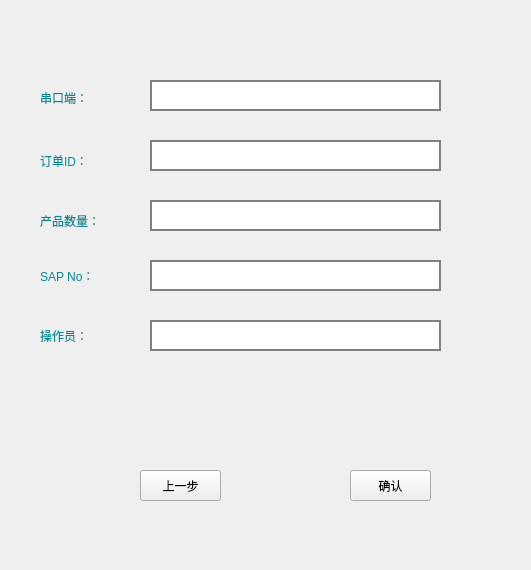
<?xml version="1.0" encoding="UTF-8"?>
<ui version="4.0">
 <class>Prodinfo</class>
 <widget class="QWidget" name="Prodinfo">
  <property name="geometry">
   <rect>
    <x>0</x>
    <y>0</y>
    <width>531</width>
    <height>570</height>
   </rect>
  </property>
  <property name="windowTitle">
   <string>Form</string>
  </property>
  <property name="styleSheet">
   <string notr="true">QWidget#Prodinfo{
background-image:url(C:/Users/Christian/Desktop/素材/logo);
background-repeat:no-repeat;
back
}</string>
  </property>
  <widget class="QLabel" name="label">
   <property name="geometry">
    <rect>
     <x>40</x>
     <y>140</y>
     <width>91</width>
     <height>41</height>
    </rect>
   </property>
   <property name="styleSheet">
    <string notr="true">color:rgb(0, 139, 149)</string>
   </property>
   <property name="text">
    <string>订单ID：</string>
   </property>
  </widget>
  <widget class="QLabel" name="label_2">
   <property name="geometry">
    <rect>
     <x>40</x>
     <y>200</y>
     <width>91</width>
     <height>41</height>
    </rect>
   </property>
   <property name="styleSheet">
    <string notr="true">color:rgb(0, 139, 149)</string>
   </property>
   <property name="text">
    <string>产品数量：</string>
   </property>
  </widget>
  <widget class="QLineEdit" name="ProductName">
   <property name="enabled">
    <bool>true</bool>
   </property>
   <property name="geometry">
    <rect>
     <x>150</x>
     <y>140</y>
     <width>291</width>
     <height>31</height>
    </rect>
   </property>
   <property name="styleSheet">
    <string notr="true">border: 2px solid grey</string>
   </property>
   <property name="readOnly">
    <bool>false</bool>
   </property>
  </widget>
  <widget class="QLineEdit" name="OPSsteps">
   <property name="enabled">
    <bool>true</bool>
   </property>
   <property name="geometry">
    <rect>
     <x>150</x>
     <y>200</y>
     <width>291</width>
     <height>31</height>
    </rect>
   </property>
   <property name="styleSheet">
    <string notr="true">border: 2px solid grey</string>
   </property>
   <property name="readOnly">
    <bool>false</bool>
   </property>
  </widget>
  <widget class="QPushButton" name="confirmBtn">
   <property name="geometry">
    <rect>
     <x>350</x>
     <y>470</y>
     <width>81</width>
     <height>31</height>
    </rect>
   </property>
   <property name="styleSheet">
    <string notr="true"/>
   </property>
   <property name="text">
    <string>确认</string>
   </property>
  </widget>
  <widget class="QLabel" name="label_3">
   <property name="geometry">
    <rect>
     <x>40</x>
     <y>260</y>
     <width>81</width>
     <height>31</height>
    </rect>
   </property>
   <property name="styleSheet">
    <string notr="true">color:rgb(0, 139, 149)</string>
   </property>
   <property name="text">
    <string>SAP No：</string>
   </property>
  </widget>
  <widget class="QLabel" name="label_4">
   <property name="geometry">
    <rect>
     <x>40</x>
     <y>320</y>
     <width>101</width>
     <height>31</height>
    </rect>
   </property>
   <property name="styleSheet">
    <string notr="true">color:rgb(0, 139, 149)</string>
   </property>
   <property name="text">
    <string>操作员：</string>
   </property>
  </widget>
  <widget class="QLineEdit" name="Operator">
   <property name="geometry">
    <rect>
     <x>150</x>
     <y>320</y>
     <width>291</width>
     <height>31</height>
    </rect>
   </property>
   <property name="styleSheet">
    <string notr="true">border: 2px solid grey</string>
   </property>
  </widget>
  <widget class="QLineEdit" name="SAP">
   <property name="geometry">
    <rect>
     <x>150</x>
     <y>260</y>
     <width>291</width>
     <height>31</height>
    </rect>
   </property>
   <property name="styleSheet">
    <string notr="true">border: 2px solid grey</string>
   </property>
  </widget>
  <widget class="QLabel" name="label_5">
   <property name="geometry">
    <rect>
     <x>40</x>
     <y>90</y>
     <width>51</width>
     <height>16</height>
    </rect>
   </property>
   <property name="styleSheet">
    <string notr="true">color:rgb(0, 139, 149)</string>
   </property>
   <property name="text">
    <string>串口端：</string>
   </property>
  </widget>
  <widget class="QLineEdit" name="com_num">
   <property name="geometry">
    <rect>
     <x>150</x>
     <y>80</y>
     <width>291</width>
     <height>31</height>
    </rect>
   </property>
   <property name="styleSheet">
    <string notr="true">border: 2px solid grey</string>
   </property>
  </widget>
  <widget class="QPushButton" name="back2Btn">
   <property name="geometry">
    <rect>
     <x>140</x>
     <y>470</y>
     <width>81</width>
     <height>31</height>
    </rect>
   </property>
   <property name="styleSheet">
    <string notr="true"/>
   </property>
   <property name="text">
    <string>上一步</string>
   </property>
  </widget>
 </widget>
 <tabstops>
  <tabstop>com_num</tabstop>
  <tabstop>ProductName</tabstop>
  <tabstop>OPSsteps</tabstop>
  <tabstop>SAP</tabstop>
  <tabstop>Operator</tabstop>
  <tabstop>confirmBtn</tabstop>
 </tabstops>
 <resources/>
 <connections/>
</ui>
